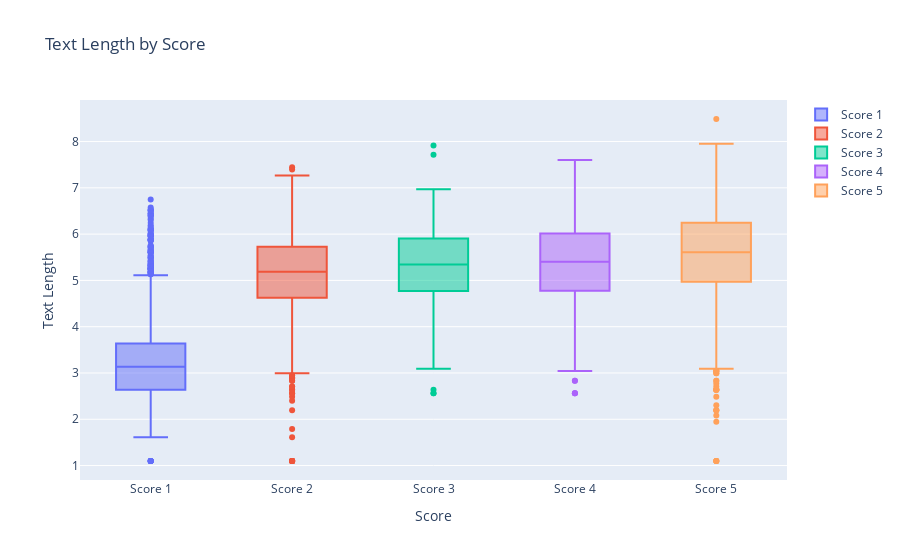

The notebook cell saved with this chart:
### Code cell
fig = go.Figure()

fig.update_layout(
    title='Text Length by Score',
    xaxis=dict(title='Score'),
    yaxis=dict(title='Text Length'),
    height=600,
)

for score in range(1, 6):
    _df = df[df.score == score]
    fig.add_trace(
        go.Box(
            y = _df['log_text_len'],
            name=f'Score {score}',
        )
    )
fig.show()

### Figure 1 — Plotly figure (JSON) as saved in the notebook; plotly's stock layout.template omitted (floating-point values rounded to 4 significant figures; data arrays with more than 128 entries replaced by an {"elided": "..."} marker saying what was removed)
{"data": [{"name": "Score 1", "type": "box", "y": {"elided": "1861 float values"}}, {"name": "Score 2", "type": "box", "y": {"elided": "750 float values"}}, {"name": "Score 3", "type": "box", "y": {"elided": "454 float values"}}, {"name": "Score 4", "type": "box", "y": {"elided": "700 float values"}}, {"name": "Score 5", "type": "box", "y": {"elided": "2354 float values"}}], "layout": {"autosize": true, "title": {"text": "Text Length by Score"}, "xaxis": {"autorange": true, "range": [-0.5, 4.5], "title": {"text": "Score"}, "type": "category"}, "yaxis": {"autorange": true, "range": [0.6881, 8.898], "title": {"text": "Text Length"}, "type": "linear"}}}
